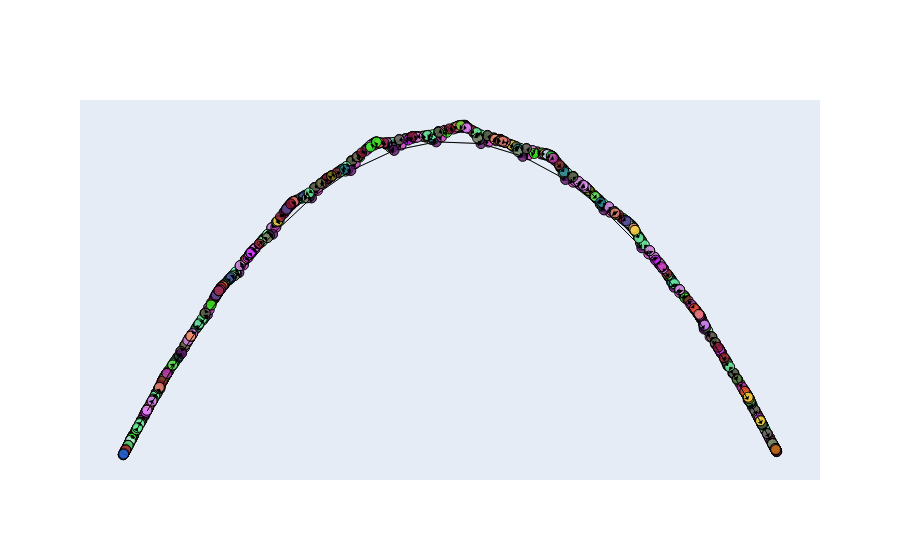

Notebook cell for this chart:
### Code cell
G = subgraphs[3]
print(len(G))

pos = nx.spectral_layout(G)

# Координаты ребер
data = []
annotations = [] 
for edge in G.edges():
    x0, y0 = pos[edge[0]]
    x1, y1 = pos[edge[1]]
    data.append(go.Scatter(
        x=[x0,x1], y=[y0,y1],
        mode='lines',
        line=dict(width=0.5, color='#888'),
        showlegend=True,
        hoverinfo='text',
        text=G.nodes[edge[0]]['name'] + '__&&__' + G.nodes[edge[1]]['name']
        )
    )

    # Вычисляем угол для стрелки (вектора направления)
    arrow_dx = x1 - x0
    arrow_dy = y1 - y0
    arrow_length = ((x1-x0)**2+(y1-y0)**2)**0.5  # Длина стрелки

    # Нормализуем вектор, чтобы получить направление стрелки
    #norm = (arrow_dx**2 + arrow_dy**2)**0.5
    arrow_dx /= arrow_length
    arrow_dy /= arrow_length

    # Добавляем стрелку как аннотацию
    annotations.append(dict(
        x=x1 - arrow_length * arrow_dx,
        y=y1 - arrow_length * arrow_dy,
        ax=x1,
        ay=y1,
        xref="x", yref="y",
        axref="x", ayref="y",
        showarrow=True,
        arrowhead=1,  # Тип стрелки (параметры: 2 — большая, 3 — маленькая)
        arrowsize=1,  # Размер стрелки
        arrowcolor='black'  # Цвет стрелки
    ))

# Координаты узлов
node_x = []
node_y = []
node_name = []
node_colors = []
for node in G.nodes():
    x, y = pos[node]
    node_x.append(x)
    node_y.append(y)
    node_name.append(G.nodes[node]['name'])
    node_colors.append(name_to_color[G.nodes[node]['name']])

data.append(go.Scatter(
    x=node_x, y=node_y,
    mode='markers',
    marker=dict(
        size=10,
        color=node_colors,
        line=dict(width=1, color='black')
    ),
    text=node_name,
    hoverinfo='text',
    showlegend=True
)
)

# Создание фигуры и отображение
fig = go.Figure(data=data,#[edge_trace, node_trace],
                layout=go.Layout(
                    showlegend=False,
                    hovermode='closest',
                    xaxis=dict(showline=False, showgrid=False, zeroline=False, showticklabels=False),
                    yaxis=dict(showline=False, showgrid=False, zeroline=False, showticklabels=False),
                    annotations=annotations
                ))

fig.show()
